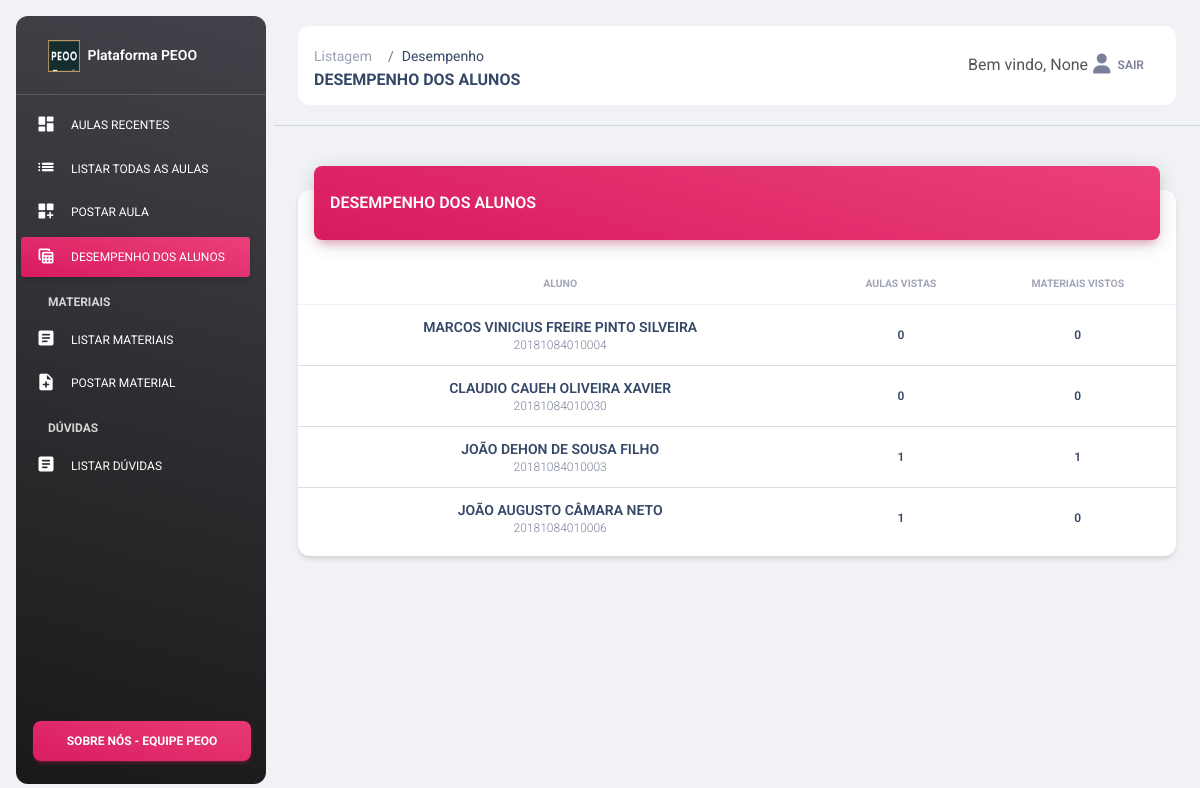
The page /desempenho (signed in) on the database its author committed.
### tables this page shows
CREATE TABLE "usuarios" (id INTEGER PRIMARY KEY AUTOINCREMENT NOT NULL,
                   nome varchar(40) NOT NULL,
                   email varchar(80) NOT NULL,
                   nivel_acesso INTEGER NOT NULL, matricula INTEGER);

### app/routes.py (the view)
@app.route('/desempenho')
def desempenho():
  if( session.get('logged') == False or session.get('infos') is None ):
    return redirect(url_for('signin_suap'))
  if( session['infos']['tipo_vinculo'] != 1 ):
    flash('Você não possui permissão!', 'warning')
    return redirect(url_for('painel_aluno', usuario_id=session['infos']['id']))
  usuariosdao = UsuarioDAO(get_db())
  desempenho = usuariosdao.desempenho()
  return render_template('desempenho.html', desempenho=desempenho)

### app/controllers/usuariodao.py (called while the page is built)
  def desempenho(self):
    sql = """
    select
    usuarios.id, usuarios.nome,
    case
        when usuarios.id in (select acesso_aulas.usuario_id from acesso_aulas) then (select count(usuario_id) from acesso_aulas where acesso_aulas.usuario_id = usuarios.id)
        else 0
    end as 'n_aulas_visualizadas',
    case
        when usuarios.id in (select acesso_materiais.usuario_id from acesso_materiais) then (select count(usuario_id) from acesso_materiais where acesso_materiais.usuario_id = usuarios.id)
        else 0
    end as 'n_materiais_visualizados',
    usuarios.matricula
    from usuarios
    order by n_aulas_visualizadas, n_materiais_visualizados desc;
    """
    cursor = self.db.cursor()
    cursor.execute(sql)
    return cursor.fetchall()

### app/models/connection.py (called while the page is built)
def get_db():
  db = getattr(g, '_database', None)
  if db is None:
    g._database = sqlite3.connect(DATABASE)
    db = g._database
  return db

@app.teardown_appcontext
def close_connection(exception):
  db = getattr(g, '_database', None)
  if db is not None:
    db.close()

### app/templates/desempenho.html (shortened to what this page needs)
<!DOCTYPE html>
<html lang="en">
<head>
  {% include "components/head.html" %}
</head>
<body class="g-sidenav-show  bg-gray-200">
  {% include "components/navbar.html" %}
  <main class="main-content position-relative max-height-vh-100 h-100 border-radius-lg "><br>
  <nav class="navbar navbar-main navbar-expand-lg px-0 mx-4 shadow-none border-radius-xl" id="navbarBlur" navbar-scroll="true">
    <div class="container-fluid py-1 px-3">
      <nav aria-label="breadcrumb">
        <ol class="breadcrumb bg-transparent mb-0 pb-0 pt-2 px-0 me-sm-6 me-5">
          <li class="breadcrumb-item text-sm"><a class="opacity-5 text-dark" href="javascript:;">Listagem</a></li>
          <li class="breadcrumb-item text-sm text-dark active" aria-current="page">Desempenho</li>
        </ol>
        <h6 class="font-weight-bolder mb-0">Desempenho dos alunos</h6>
      </nav>
      <div class="collapse navbar-collapse mt-sm-0 mt-2 me-md-0 me-sm-4" id="navbar">
        <ul class="navbar-nav ms-md-auto pe-md-3 d-flex align-items-center justify-content-end">
          <li class="nav-item d-flex align-items-center">
            <span class="d-sm-inline d-none">Bem vindo, {{session['infos']['nome_usual']}}</span>
          </li>
          <li class="nav-item d-flex align-items-center">
            <a href="{{ url_for('logout') }}" class="nav-link text-body font-weight-bold px-0">
              <i class="fa fa-user me-sm-1"></i>
              <span class="d-sm-inline d-none">Sair</span>
            </a>
          </li>
        </ul>
      </div>
    </div>
  </nav>
	<hr>
    <div class="container-fluid py-4">
      <div class="row">
        <div class="col-12">
          <div class="card my-4">
            <div class="card-header p-0 position-relative mt-n4 mx-3 z-index-2">
              <div class="bg-gradient-primary shadow-primary border-radius-lg pt-4 pb-3">
                <h6 class="text-white text-capitalize ps-3">DESEMPENHO DOS ALUNOS</h6>
              </div>
            </div>
            <div class="card-body px-0 pb-2">
              <div class="table-responsive p-0">
                <table class="table align-items-center mb-0">
                  <thead>
                    <tr>
                      <th class="text-center text-uppercase text-secondary text-xxs font-weight-bolder opacity-7">Aluno</th>
                      <th class="text-center text-uppercase text-secondary text-xxs font-weight-bolder opacity-7">Aulas vistas</th>
                      <th class="text-center text-uppercase text-secondary text-xxs font-weight-bolder opacity-7">Materiais vistos</th>
                    </tr>
                  </thead>
                  <tbody>
                    {% for alunos in desempenho %}
                    <tr>
                      <td class="align-middle text-center text-sm">
                          <div class="d-flex flex-column justify-content-center">
                            <h6 class="mb-0 text-sm">{{alunos[1]}}</h6>
                            <p class="text-xs text-secondary mb-0">{{alunos[4]}}</p>
                          </div>
                      </td>
                      <td class="align-middle text-center text-sm">
                        <a href="{{ url_for('aulas_vistas', usuario_id= alunos[0])}}"><p class="text-xs font-weight-bold mb-0">{{alunos[2]}}</p></a>
                      </td>
                      <td class="align-middle text-center text-sm">
                        <a href="{{ url_for('materiais_vistos', usuario_id = alunos[0]) }}"><p class="text-xs font-weight-bold mb-0">{{alunos[3]}}</p></a>
                      </td>
                    </tr>
                    {% endfor %}
                  </tbody>
                </table>
              </div>
            </div>
          </div>
        </div>
      </div>
    </div>
  </main>
</body>
</html>

### rows shown on the page
usuarios: nome "MARCOS VINICIUS FREIRE PINTO SILVEIRA", matricula "20181084010004", nivel_acesso "0"
usuarios: nome "CLAUDIO CAUEH OLIVEIRA XAVIER", matricula "20181084010030", nivel_acesso "0"
usuarios: nome "JOÃO DEHON DE SOUSA FILHO", matricula "20181084010003", alunos "1"
usuarios: nome "JOÃO AUGUSTO CÂMARA NETO", matricula "20181084010006", nivel_acesso "1", alunos "0"

### other values the page prints
{{ session['infos']['nome_usual'] }} "None"
